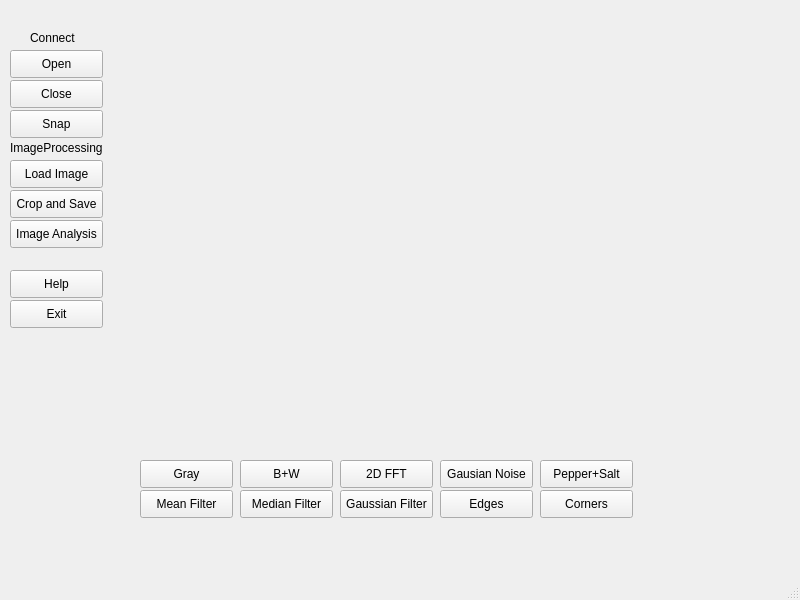
<?xml version="1.0" encoding="UTF-8"?>
<ui version="4.0">
 <class>MainWindow</class>
 <widget class="QMainWindow" name="MainWindow">
  <property name="geometry">
   <rect>
    <x>0</x>
    <y>0</y>
    <width>800</width>
    <height>600</height>
   </rect>
  </property>
  <property name="windowTitle">
   <string>MainWindow</string>
  </property>
  <widget class="QWidget" name="centralwidget">
   <widget class="QPushButton" name="open">
    <property name="geometry">
     <rect>
      <x>10</x>
      <y>50</y>
      <width>93</width>
      <height>28</height>
     </rect>
    </property>
    <property name="text">
     <string>Open</string>
    </property>
   </widget>
   <widget class="QPushButton" name="close">
    <property name="geometry">
     <rect>
      <x>10</x>
      <y>80</y>
      <width>93</width>
      <height>28</height>
     </rect>
    </property>
    <property name="text">
     <string>Close</string>
    </property>
   </widget>
   <widget class="QPushButton" name="snap">
    <property name="geometry">
     <rect>
      <x>10</x>
      <y>110</y>
      <width>93</width>
      <height>28</height>
     </rect>
    </property>
    <property name="text">
     <string>Snap</string>
    </property>
   </widget>
   <widget class="QPushButton" name="cropsave">
    <property name="geometry">
     <rect>
      <x>10</x>
      <y>190</y>
      <width>93</width>
      <height>28</height>
     </rect>
    </property>
    <property name="text">
     <string>Crop and Save</string>
    </property>
   </widget>
   <widget class="QPushButton" name="load">
    <property name="geometry">
     <rect>
      <x>10</x>
      <y>160</y>
      <width>93</width>
      <height>28</height>
     </rect>
    </property>
    <property name="text">
     <string>Load Image</string>
    </property>
   </widget>
   <widget class="QPushButton" name="analysis">
    <property name="geometry">
     <rect>
      <x>10</x>
      <y>220</y>
      <width>93</width>
      <height>28</height>
     </rect>
    </property>
    <property name="text">
     <string>Image Analysis</string>
    </property>
   </widget>
   <widget class="QPushButton" name="exit">
    <property name="geometry">
     <rect>
      <x>10</x>
      <y>300</y>
      <width>93</width>
      <height>28</height>
     </rect>
    </property>
    <property name="text">
     <string>Exit</string>
    </property>
   </widget>
   <widget class="QPushButton" name="help">
    <property name="geometry">
     <rect>
      <x>10</x>
      <y>270</y>
      <width>93</width>
      <height>28</height>
     </rect>
    </property>
    <property name="text">
     <string>Help</string>
    </property>
   </widget>
   <widget class="QLabel" name="before">
    <property name="enabled">
     <bool>true</bool>
    </property>
    <property name="geometry">
     <rect>
      <x>160</x>
      <y>60</y>
      <width>271</width>
      <height>300</height>
     </rect>
    </property>
    <property name="maximumSize">
     <size>
      <width>300</width>
      <height>300</height>
     </size>
    </property>
    <property name="text">
     <string/>
    </property>
    <property name="scaledContents">
     <bool>true</bool>
    </property>
    <property name="wordWrap">
     <bool>false</bool>
    </property>
   </widget>
   <widget class="QPushButton" name="mean">
    <property name="geometry">
     <rect>
      <x>140</x>
      <y>490</y>
      <width>93</width>
      <height>28</height>
     </rect>
    </property>
    <property name="text">
     <string>Mean Filter</string>
    </property>
   </widget>
   <widget class="QPushButton" name="bw">
    <property name="geometry">
     <rect>
      <x>240</x>
      <y>460</y>
      <width>93</width>
      <height>28</height>
     </rect>
    </property>
    <property name="text">
     <string>B+W</string>
    </property>
   </widget>
   <widget class="QPushButton" name="fft">
    <property name="geometry">
     <rect>
      <x>340</x>
      <y>460</y>
      <width>93</width>
      <height>28</height>
     </rect>
    </property>
    <property name="text">
     <string>2D FFT</string>
    </property>
   </widget>
   <widget class="QPushButton" name="median">
    <property name="geometry">
     <rect>
      <x>240</x>
      <y>490</y>
      <width>93</width>
      <height>28</height>
     </rect>
    </property>
    <property name="text">
     <string>Median Filter</string>
    </property>
   </widget>
   <widget class="QPushButton" name="peppersalt">
    <property name="geometry">
     <rect>
      <x>540</x>
      <y>460</y>
      <width>93</width>
      <height>28</height>
     </rect>
    </property>
    <property name="text">
     <string>Pepper+Salt</string>
    </property>
   </widget>
   <widget class="QPushButton" name="edges">
    <property name="geometry">
     <rect>
      <x>440</x>
      <y>490</y>
      <width>93</width>
      <height>28</height>
     </rect>
    </property>
    <property name="text">
     <string>Edges</string>
    </property>
   </widget>
   <widget class="QPushButton" name="corners">
    <property name="geometry">
     <rect>
      <x>540</x>
      <y>490</y>
      <width>93</width>
      <height>28</height>
     </rect>
    </property>
    <property name="text">
     <string>Corners</string>
    </property>
   </widget>
   <widget class="QPushButton" name="gray">
    <property name="geometry">
     <rect>
      <x>140</x>
      <y>460</y>
      <width>93</width>
      <height>28</height>
     </rect>
    </property>
    <property name="text">
     <string>Gray</string>
    </property>
   </widget>
   <widget class="QPushButton" name="gaussianfilter">
    <property name="geometry">
     <rect>
      <x>340</x>
      <y>490</y>
      <width>93</width>
      <height>28</height>
     </rect>
    </property>
    <property name="text">
     <string>Gaussian Filter</string>
    </property>
   </widget>
   <widget class="QPushButton" name="gaussiannoise">
    <property name="geometry">
     <rect>
      <x>440</x>
      <y>460</y>
      <width>93</width>
      <height>28</height>
     </rect>
    </property>
    <property name="text">
     <string>Gausian Noise</string>
    </property>
   </widget>
   <widget class="QLabel" name="after">
    <property name="enabled">
     <bool>true</bool>
    </property>
    <property name="geometry">
     <rect>
      <x>470</x>
      <y>60</y>
      <width>271</width>
      <height>300</height>
     </rect>
    </property>
    <property name="maximumSize">
     <size>
      <width>300</width>
      <height>300</height>
     </size>
    </property>
    <property name="text">
     <string/>
    </property>
    <property name="scaledContents">
     <bool>true</bool>
    </property>
    <property name="wordWrap">
     <bool>false</bool>
    </property>
   </widget>
   <widget class="QLabel" name="label">
    <property name="geometry">
     <rect>
      <x>30</x>
      <y>30</y>
      <width>55</width>
      <height>16</height>
     </rect>
    </property>
    <property name="text">
     <string>Connect</string>
    </property>
   </widget>
   <widget class="QLabel" name="label_2">
    <property name="geometry">
     <rect>
      <x>10</x>
      <y>140</y>
      <width>121</width>
      <height>16</height>
     </rect>
    </property>
    <property name="text">
     <string>ImageProcessing</string>
    </property>
   </widget>
  </widget>
  <widget class="QMenuBar" name="menubar">
   <property name="geometry">
    <rect>
     <x>0</x>
     <y>0</y>
     <width>800</width>
     <height>26</height>
    </rect>
   </property>
  </widget>
  <widget class="QStatusBar" name="statusbar"/>
 </widget>
 <resources/>
 <connections/>
</ui>
